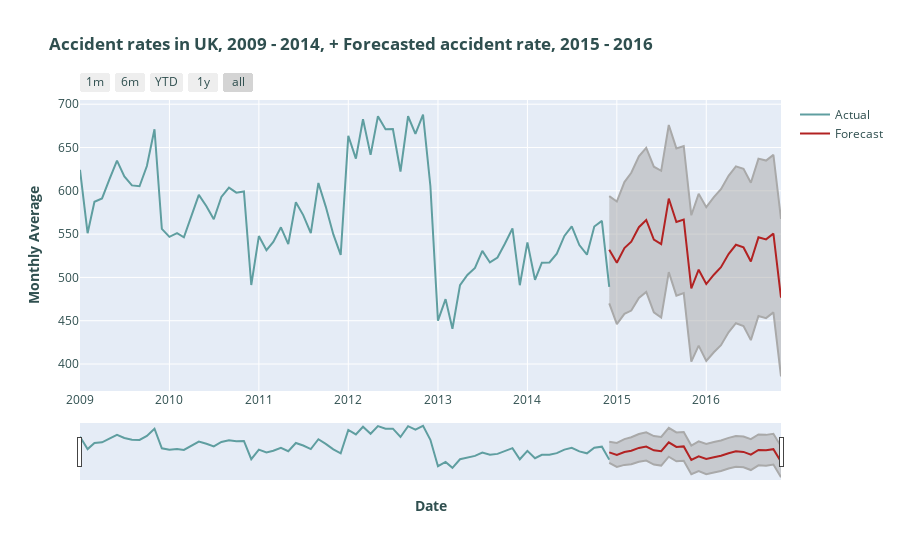

Notebook code cell kept with this figure:
### Code cell
plot_sarima_forecast(lower_series, upper_series, fitted_series, uk_agg_2009)
